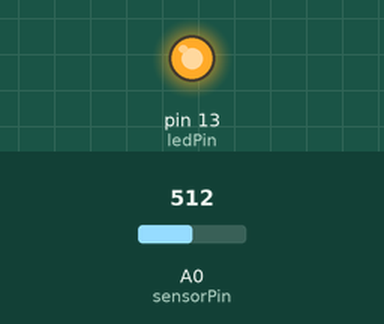
A sketch run on a simulated Arduino Mega 2560, built with avr-gcc and run on an emulated ATmega2560. On the bench: output pins drawn as LEDs (lit = HIGH). The inputs (shaded band) are chosen by the test bench; at power-on: A0 (sensorPin) = 512. What the sketch prints to the serial monitor is not drawn.

Above: at 0.95 s.
1.3 s: A0 (sensorPin) set to 716
4.3 s: A0 (sensorPin) set to 511
Timing chart, 0 to 13.3 s (numbered marks = the images above; inputs shaded):
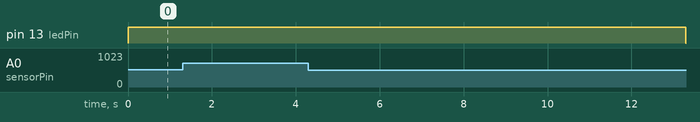

Measured:
- after the input at 4.3 s, pin 13 (ledPin): HIGH → LOW after 9.0 s

The sketch:

mega_base_rtd_readval.ino
```cpp
/*
  @author jmgomez
  @brief Sense the value of temperature using a PT1000 and Arduino Mega.
  @description pt1000 device resistence varies with the temperature,
  when we excitate the device with a constant voltaje the resistance
  of the PT1000 is

  RRTD =  (VADCin * Rref)/(Vref - VADCin)  [1]

  RTD to Temperature Conversion
  ==
  The fasted approximation is to use a look-up table (rtd_resistence).
  We are using the standard table and interpolate the value between grades.
*/

constexpr float rtd_resistence[] = {
    1000.00, 1003.90, 1007.80, 1011.70 ,1015.60 ,1019.50 ,1023.40 ,1027.30 ,1031.20 ,1035.10,  //10
    1039.00 ,1042.90 ,1046.80 ,1050.70 ,1054.60 ,1058.50 ,1062.40 ,1066.30 ,1070.20 ,1074.00, //20
    1077.90 ,1081.80 ,1085.70 ,1089.60 ,1093.50 ,1097.30 ,1101.20 ,1105.10 ,1109.00 ,1112.90, //30
    1116.70 ,1120.60 ,1124.50 ,1128.30 ,1132.20 ,1136.10 ,1140.00 ,1143.80 ,1147.70 ,1151.50, //40
    1155.40 ,1159.30 ,1163.10 ,1167.00 ,1170.80 ,1174.70 ,1178.60 ,1182.40 ,1186.30 ,1190.10, //50
    1194.00 ,1197.80 ,1201.70 ,1205.50 ,1209.40 ,1213.20 ,1217.10 ,1220.90 ,1224.70 ,1228.60, //60
    1232.40 ,1236.30 ,1240.10 ,1243.90 ,1247.80 ,1251.60 ,1255.40 ,1259.30 ,1263.10 ,1266.90, //70
    1270.80 ,1274.60 ,1278.40 ,1282.20 ,1286.10 ,1289.90 ,1293.70 ,1297.50 ,1301.30 ,1305.20, // 80
    1309.00 ,1312.80 ,1316.60 ,1320.40 ,1324.20 ,1328.00 ,1331.80 ,1335.70 ,1339.50 ,1343.30, // 90
    1347.10 ,1350.90 ,1354.70 ,1358.50 ,1362.30 ,1366.10 ,1369.90 ,1373.70 ,1377.50 ,1381.30 // 100
};


int sensorPin = A0;
int ledPin = 13;
int sensorValue = 0;  // variable to store the value coming from the sensor
int outputValue = 0;

void setup() {
  // declare the ledPin as an OUTPUT:
  pinMode(ledPin, OUTPUT);

  // initialize serial communications at 9600 bps:
  Serial.begin(9600);

}

void loop() {
  digitalWrite(ledPin, HIGH);
  sensorValue = analogRead(sensorPin);
  // Convert to volts
  float voltajeValue = sensorValue*(5.0 / 1023.0);
  // Calculate the resistance of the RTD with eq [1]
  float res_val= (voltajeValue * 1120) / (5-voltajeValue);

  // Approximate the value of the RTD using the look-up table
  int temp_aprox = 0;
  while( (temp_aprox < 100) && (rtd_resistence[temp_aprox] < res_val))
  {
    ++ temp_aprox;
  }

  // Interpolate the temperature value.
  float temp_inter =(temp_aprox-1)+((res_val - rtd_resistence[temp_aprox-1])/(rtd_resistence[temp_aprox]-rtd_resistence[temp_aprox-1]));

  // print the results to the Serial Monitor:
  Serial.print("Temp = ");
  Serial.print(temp_aprox);
  Serial.print("Interpolado = ");
  Serial.print(temp_inter);
  Serial.print("ADC sensor = ");
  Serial.print(sensorValue);
  Serial.print("Resistencia: " );
  Serial.print(res_val);
  Serial.print("\tVoltaje  output = ");
  Serial.println(voltajeValue);

  digitalWrite(ledPin, LOW);

  delay(5);
}
```
